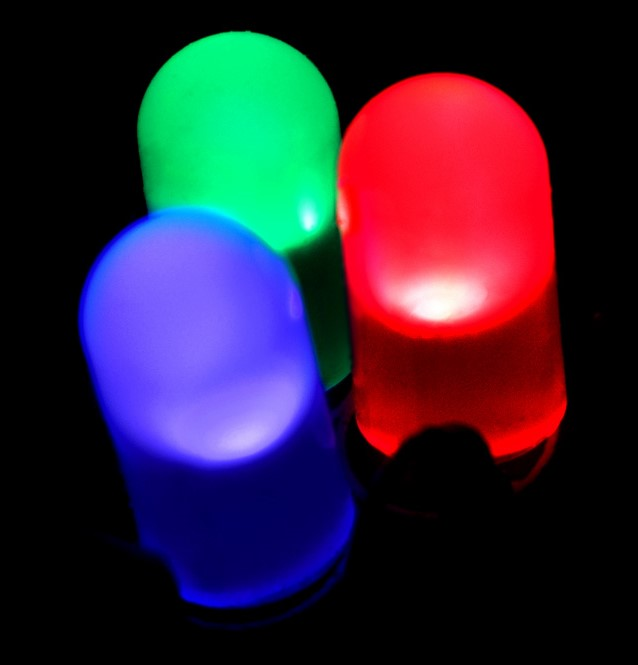
#> input picture RGB-LED.jpg, 638 x 665 px, given in place of Video_Car.mp4, which was not available
$ jupyter execute Video_Analysis.ipynb   (older library calls are emulated)   (text cells are left out)
#> lines starting #> are read from the running program, lines starting #| are printed output that depends on the picture; after the words box and inside, x2 and y2 are one past the last pixel; in counts of white or black regions, pixels touching at a corner belong together; pictures that were not available may be replaced by others from this repository, and a replacement may not be noted
[cell 1]
import cv2

cap = cv2.VideoCapture("Video_Car.mp4")

while (cap.isOpened()):
    # ret = True, False if Video reads frame successfully
    # frame = frame from video
    ret, frame = cap.read()
#> frame is the input picture: shape (665, 638, 3); mean B, G, R 55.1, 34.2, 49.3

    gray = cv2.cvtColor(frame, cv2.COLOR_BGR2GRAY)
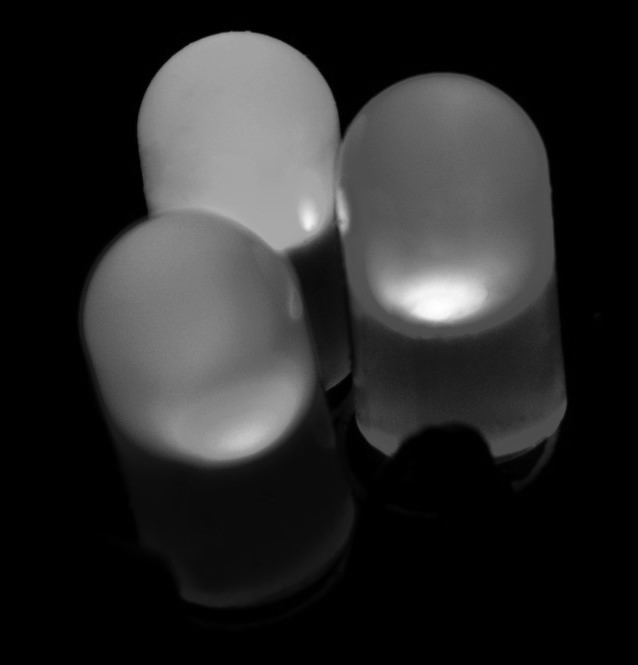
#> gray: shape (665, 638); min 0, max 254, mean 41.1

    cv2.imshow('original', frame)
    cv2.imshow('gray', gray)

    k = cv2.waitKey(60) & 0xFF
#> (key q is pressed here)
    if k == ord('q') or k == 27:
        break

cap.release()
cv2.destroyAllWindows()

[cell 2]
import cv2
import numpy as np
import matplotlib.pyplot as plt

cap = cv2.VideoCapture("Squat_Video.mp4")

# Capture a Video Frame
ret, frame = cap.read()

frame = cv2.cvtColor(frame, cv2.COLOR_BGR2RGB)

# Render Frame
plt.imshow(frame)
plt.show()

cap.release()

[cell 3]
import cv2
import numpy as np
import matplotlib.pyplot as plt

cap = cv2.VideoCapture("Squat_Video.mp4")

# Capture a Video Frame
ret, frame = cap.read()

frame = cv2.cvtColor(frame, cv2.COLOR_BGR2RGB)

print("Display Frame Count:", cap.get(cv2.CAP_PROP_FRAME_COUNT))

print("Display Frame Height:", cap.get(cv2.CAP_PROP_FRAME_HEIGHT))
print("Display Frame Width:", cap.get(cv2.CAP_PROP_FRAME_WIDTH))
print("Display FPS:" , cap.get(cv2.CAP_PROP_FPS))

# Render Frame
plt.imshow(frame)
plt.show()

cap.release()

[cell 4]
cap.release()

cap = cv2.VideoCapture("Squat_Video.mp4")
for frame_idx in range(int(cap.get(cv2.CAP_PROP_FRAME_COUNT))):
    ret, frame = cap.read()

    gray = cv2.cvtColor(frame, cv2.COLOR_BGR2GRAY)

    cv2.imshow('original', frame)
    cv2.imshow('gray', gray)

    k = cv2.waitKey(25) & 0xFF
    if k == ord('q') or k == 27:
        break
#> this loop made 1 pass; (key q is pressed on pass 1)

cap.release()
cv2.destroyAllWindows()

[cell 5]
import cv2
import numpy as np
import matplotlib.pyplot as plt

cap = cv2.VideoCapture("Squat_Video.mp4")

# Capture a Video Frame
ret, frame = cap.read()

frame = cv2.cvtColor(frame, cv2.COLOR_BGR2RGB)

print("Display Frame Count:", cap.get(cv2.CAP_PROP_FRAME_COUNT))
#| Display Frame Count: 1.0

print("Display Frame Height:", cap.get(cv2.CAP_PROP_FRAME_HEIGHT))
#| Display Frame Height: 665.0
print("Display Frame Width:", cap.get(cv2.CAP_PROP_FRAME_WIDTH))
#| Display Frame Width: 638.0
print("Display FPS:" , cap.get(cv2.CAP_PROP_FPS))
#| Display FPS: 30.0

# Render Frame
plt.imshow(frame)
plt.show()

[cell 6]
cap.release()

cap = cv2.VideoCapture("Squat_Video.mp4")
for frame_idx in range(int(cap.get(cv2.CAP_PROP_FRAME_COUNT))):
    ret, frame = cap.read()

    gray = cv2.cvtColor(frame, cv2.COLOR_BGR2GRAY)

    cv2.imshow('original', frame)
    cv2.imshow('gray', gray)

    k = cv2.waitKey(25) & 0xFF
    if k == ord('q') or k == 27:
        break

cap.release()
cv2.destroyAllWindows()

[cell 7]
# Edge Detection and Image Gradients
import cv2

cap = cv2.VideoCapture("Video.avi")

while (cap.isOpened()):
    ret, frame = cap.read()

    frame = cv2.resize(frame, (740, 580), fx = 200, fy = 300,
                       interpolation = cv2.INTER_NEAREST)
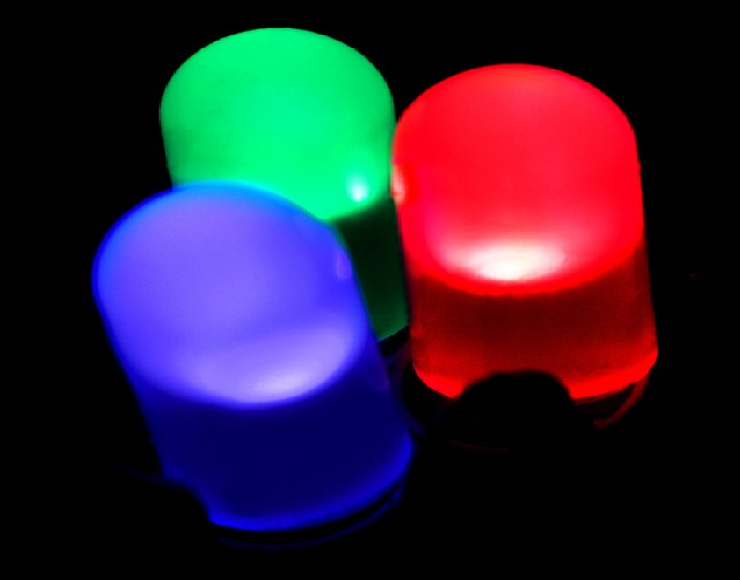
#> frame: shape (580, 740, 3); mean B, G, R 55.1, 34.2, 49.3
    # Convert BGR 2 GRAYSCALE
    gray = cv2.cvtColor(frame, cv2.COLOR_BGR2GRAY)
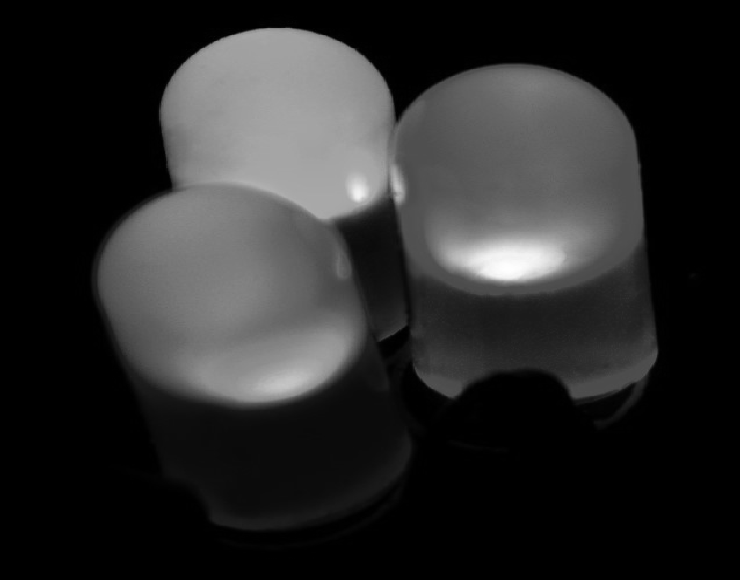
#> gray: shape (580, 740); min 0, max 254, mean 41.1

    edges = cv2.Canny(gray, 60, 90)
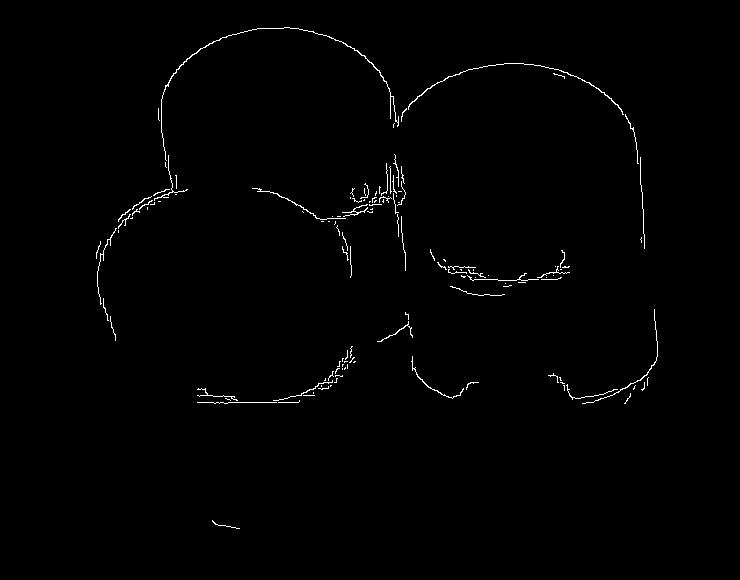
#> edges: shape (580, 740); 0.82% white in thin lines or dots, all inside (x1, y1, x2, y2) = (96, 27, 658, 529)
    edges_high = cv2.Canny(gray, 100, 200)
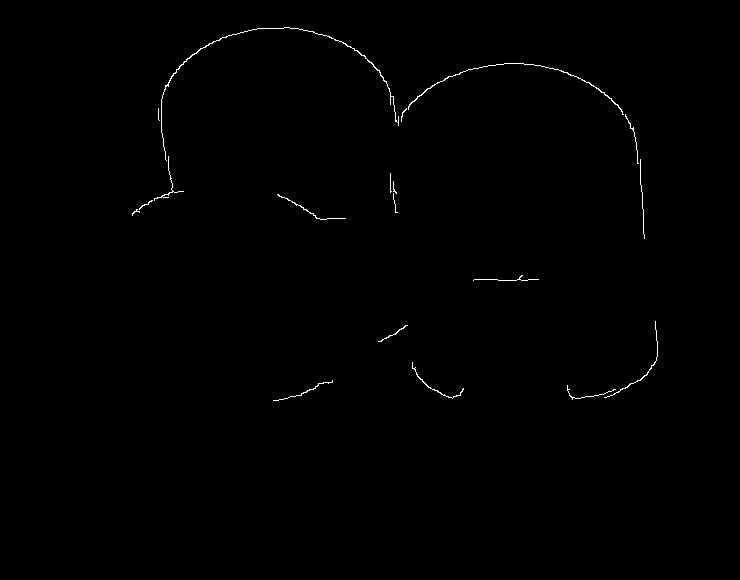
#> edges_high: shape (580, 740); 0.39% white in thin lines or dots, all inside (x1, y1, x2, y2) = (132, 27, 658, 401)

    # Sebel Edges ksize = odd value, ddpeth = desired depth
    x_sobel = cv2.Sobel(frame, cv2.CV_64F, 0, 1, ksize = 3)
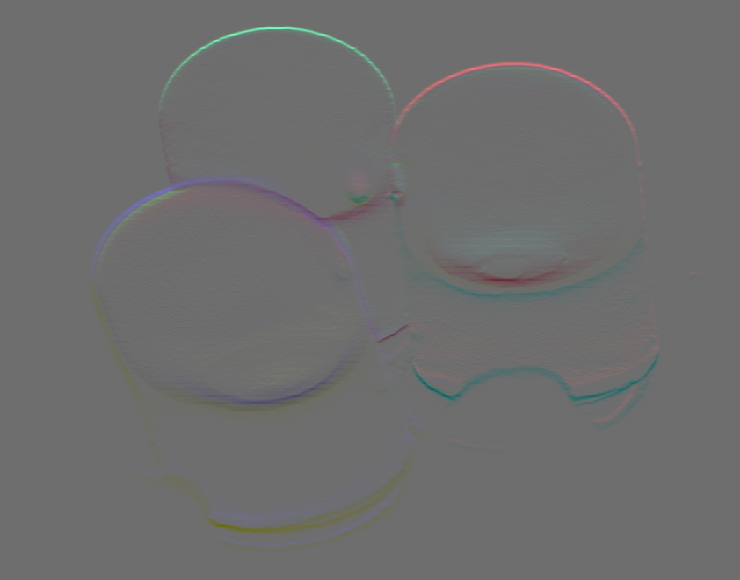
#> x_sobel: shape (580, 740, 3) float64; mean B, G, R 0, 0, 0; drawn with min black and max white
    y_sobel = cv2.Sobel(frame, cv2.CV_64F, 1, 0, ksize = 3)
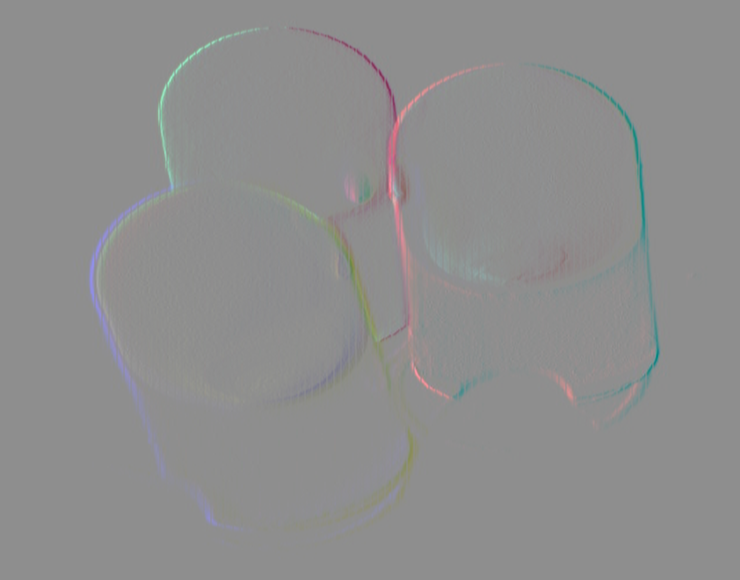
#> y_sobel: shape (580, 740, 3) float64; mean B, G, R 0, 0, 0; drawn with min black and max white

    # cv2.imshow('Original', frame)
    cv2.imshow('Edges', edges)
    cv2.imshow('Edges High', edges_high)
    cv2.imshow("Sobel_X", x_sobel)
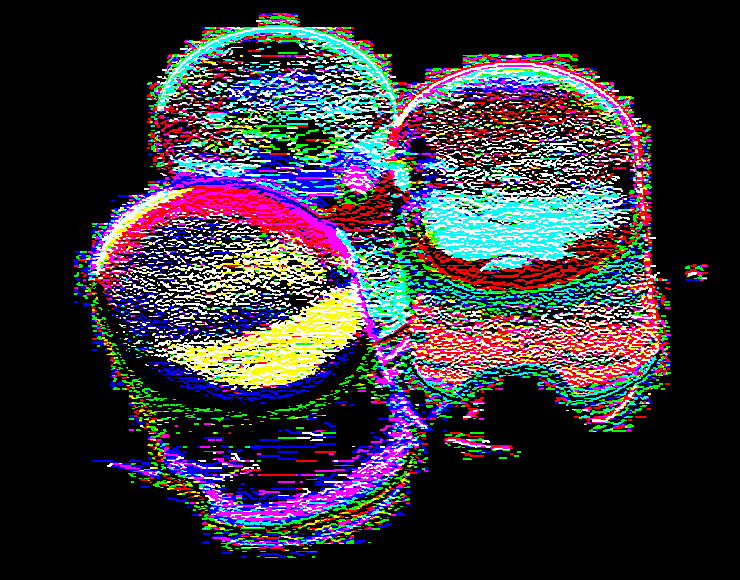
#> window 'Sobel_X': shape (580, 740, 3); mean B, G, R 58.9, 51.5, 55.2
    cv2.imshow("Sobel_Y", y_sobel)
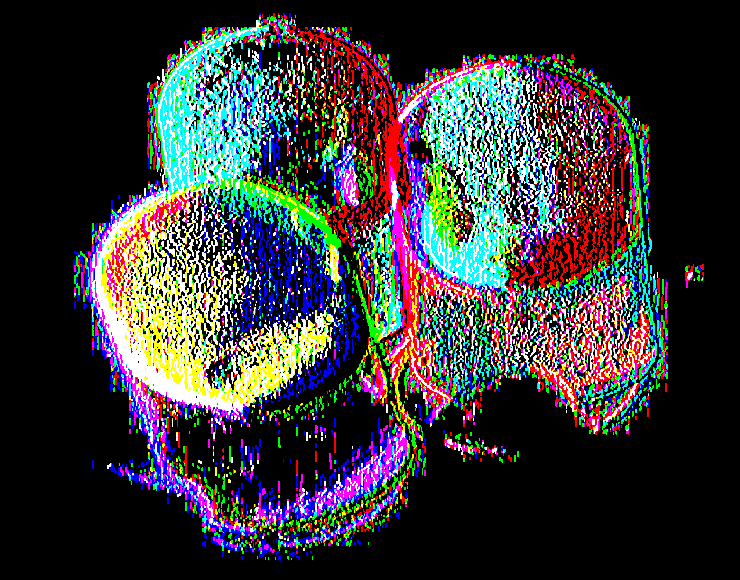
#> window 'Sobel_Y': shape (580, 740, 3); mean B, G, R 55.2, 53.9, 54.1


    k = cv2.waitKey(60) & 0xFF
#> (key q is pressed here)
    if k == ord('q') or k == 27:
        break

cap.release()
cv2.destroyAllWindows()

[cell 8]
import cv2

cap = cv2.VideoCapture("Video.avi")
while (cap.isOpened()):
    ret, frame = cap.read()

    # Increase the video frame resolution
    # fx = scale factor along horizontal axis
    # fy = scale factor along vertical axis
    frame = cv2.resize(frame, (740, 580), fx = 200, fy = 300,
                       interpolation = cv2.INTER_NEAREST)

    cv2.imshow('Original', frame)

    # Gaussian Blur
    g_blur = cv2.GaussianBlur(frame, (11,11), 0)

    cv2.imshow('Gaussian Frame', g_blur)

    k = cv2.waitKey(60) & 0xFF
#> (key q is pressed here)
    if k == ord('q') or k == 27:
        break

cap.release()
cv2.destroyAllWindows()

[cell 9]
import cv2
import numpy as np

cap = cv2.VideoCapture("Video.avi")
while (cap.isOpened()):
    ret, frame = cap.read()

    # Increase the video frame resolution
    # fx = scale factor along horizontal axis
    # fy = scale factor along vertical axis
    frame = cv2.resize(frame, (740, 580), fx = 200, fy = 300,
                       interpolation = cv2.INTER_NEAREST)

    cv2.imshow('Original', frame)

    # Gaussian Blur
    g_blur = cv2.GaussianBlur(frame, (11,11), 0)

    kernel_1 = np.array([[-1, -1, -1],
                         [-1, 9, -1],
                         [-1, -1, -1]])

    # Filter 2D
    smoothed1 = cv2.filter2D(g_blur, -1, kernel_1)

    cv2.imshow('Gaussian Blur', g_blur)
    cv2.imshow('Sharped Frame', smoothed1)


    k = cv2.waitKey(60) & 0xFF
#> (key q is pressed here)
    if k == ord('q') or k == 27:
        break

cap.release()
cv2.destroyAllWindows()

[cell 10]
import cv2

# 0 = Primary Camera Webcam
cap = cv2.VideoCapture(1)

while (cap.isOpened()):
    ret, frame = cap.read()

    # Increase the video frame resolution
    # fx = scale factor along horizontal axis
    # fy = scale factor along vertical axis
    frame = cv2.resize(frame, (740, 580), fx = 200, fy = 300,
                       interpolation = cv2.INTER_NEAREST)

    cv2.imshow('Original', frame)

    k = cv2.waitKey(1) & 0xFF
#> (key q is pressed here)
    if k == ord('q') or k == 27:
        break

cap.release()
cv2.destroyAllWindows()

[cell 11]
import cv2

face_cacscade = cv2.CascadeClassifier("haarcascade_frontalface_default.xml")
eye_cacscade = cv2.CascadeClassifier("haarcascade_eye.xml")

# 0 = Primary Camera Webcam
cap = cv2.VideoCapture(1)

while (cap.isOpened()):
    ret, frame = cap.read()

    # Increase the video frame resolution
    # fx = scale factor along horizontal axis
    # fy = scale factor along vertical axis
    frame = cv2.resize(frame, (740, 580), fx = 200, fy = 300,
                       interpolation = cv2.INTER_NEAREST)

    # BGR to GRAYSCALE
    gray = cv2.cvtColor(frame, cv2.COLOR_BGR2GRAY)

    # 1.3 is threshold value for scale factor , 5 - Number of Neighbours
    # face will store start coordinate (x,y) and (h,w) if detected face
    faces = face_cacscade.detectMultiScale(gray, 1.3, 5)
#> faces = ()
    for (x,y,w,h) in faces:
        # Draw the Rectangle on Face
        cv2.rectangle(frame, (x,y), (x+w,y+h), (255,255,255), 2)
#> this loop made 0 passes

    cv2.imshow('Original', frame)

    k = cv2.waitKey(1) & 0xFF
#> (key q is pressed here)
    if k == ord('q') or k == 27:
        break

cap.release()
cv2.destroyAllWindows()
